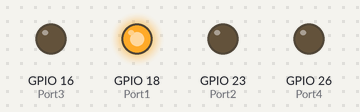
Bench run of a program on a simulated Raspberry Pi (BCM pin numbers). Shown: output pins drawn as LEDs (lit = HIGH).

Above: at 0.6 s.
At 1.4 s:
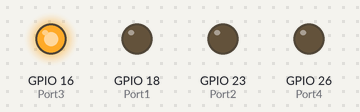
At 2.6 s:
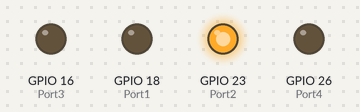
At 3.4 s:
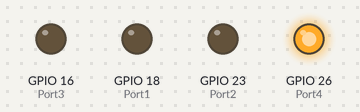
Timing chart, 0 to 4.1 s (numbered marks = the images above):
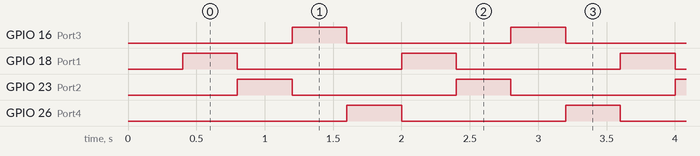

The program:

p065_State4.py
```python
import RPi.GPIO as IoPort
import time

def State_1(Delay) :
    IoPort.output(Port1, True)
    IoPort.output(Port4, False)
    time.sleep(Delay)

def State_2(Delay) :
    IoPort.output(Port2, True)
    IoPort.output(Port1, False)
    time.sleep(Delay)

def State_3(Delay) :
    IoPort.output(Port3, True)
    IoPort.output(Port2, False)
    time.sleep(Delay)

def State_4(Delay) :
    IoPort.output(Port4, True)
    IoPort.output(Port3, False)
    time.sleep(Delay)

Port1 = 18
Port2 = 23
Port3 = 16
Port4 = 26
IoPort.setmode(IoPort.BCM)
IoPort.setup(Port1, IoPort.OUT)
IoPort.setup(Port2, IoPort.OUT)
IoPort.setup(Port3, IoPort.OUT)
IoPort.setup(Port4, IoPort.OUT)
time.sleep(0.4)
while True:
    State_1(0.4)
    State_2(0.4)
    State_3(0.4)
    State_4(0.4)
```

Measured:
- by itself, GPIO 16 (Port3), GPIO 18 (Port1), GPIO 23 (Port2), GPIO 26 (Port4): alternates HIGH for 0.40 s and LOW for 1.2 s
- by itself, everything shown: repeats every 1.6 s, in 4 steps
